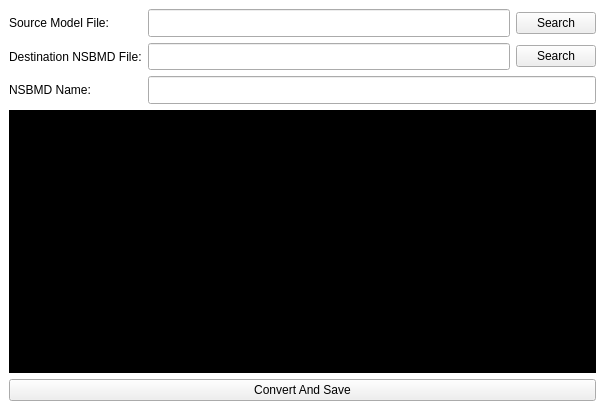
<?xml version="1.0" encoding="UTF-8"?>
<ui version="4.0">
 <class>ModelToNSBMD</class>
 <widget class="QMainWindow" name="ModelToNSBMD">
  <property name="geometry">
   <rect>
    <x>0</x>
    <y>0</y>
    <width>605</width>
    <height>410</height>
   </rect>
  </property>
  <property name="windowTitle">
   <string>MainWindow</string>
  </property>
  <property name="styleSheet">
   <string notr="true">QMainWindow {
background-color: rgb(255, 255, 255);
}</string>
  </property>
  <widget class="QWidget" name="centralwidget">
   <layout class="QVBoxLayout" name="verticalLayout">
    <item>
     <widget class="QWidget" name="widget" native="true">
      <property name="sizePolicy">
       <sizepolicy hsizetype="Expanding" vsizetype="Fixed">
        <horstretch>0</horstretch>
        <verstretch>0</verstretch>
       </sizepolicy>
      </property>
      <property name="minimumSize">
       <size>
        <width>0</width>
        <height>95</height>
       </size>
      </property>
      <property name="maximumSize">
       <size>
        <width>16777215</width>
        <height>95</height>
       </size>
      </property>
      <layout class="QHBoxLayout" name="horizontalLayout">
       <property name="leftMargin">
        <number>0</number>
       </property>
       <property name="topMargin">
        <number>0</number>
       </property>
       <property name="rightMargin">
        <number>0</number>
       </property>
       <property name="bottomMargin">
        <number>0</number>
       </property>
       <item>
        <layout class="QGridLayout" name="gridLayout">
         <item row="2" column="2">
          <widget class="QPushButton" name="searchPath1_pb">
           <property name="text">
            <string>Search</string>
           </property>
          </widget>
         </item>
         <item row="2" column="0">
          <widget class="QLabel" name="text1_label">
           <property name="sizePolicy">
            <sizepolicy hsizetype="Preferred" vsizetype="Preferred">
             <horstretch>0</horstretch>
             <verstretch>0</verstretch>
            </sizepolicy>
           </property>
           <property name="text">
            <string>Source Model File:</string>
           </property>
          </widget>
         </item>
         <item row="3" column="0">
          <widget class="QLabel" name="text2_label">
           <property name="text">
            <string>Destination NSBMD File:</string>
           </property>
          </widget>
         </item>
         <item row="2" column="1">
          <widget class="QLineEdit" name="path1_le">
           <property name="sizePolicy">
            <sizepolicy hsizetype="Expanding" vsizetype="Expanding">
             <horstretch>0</horstretch>
             <verstretch>0</verstretch>
            </sizepolicy>
           </property>
          </widget>
         </item>
         <item row="3" column="1">
          <widget class="QLineEdit" name="path2_le">
           <property name="sizePolicy">
            <sizepolicy hsizetype="Expanding" vsizetype="Expanding">
             <horstretch>0</horstretch>
             <verstretch>0</verstretch>
            </sizepolicy>
           </property>
          </widget>
         </item>
         <item row="3" column="2">
          <widget class="QPushButton" name="seachPath2_pb">
           <property name="sizePolicy">
            <sizepolicy hsizetype="Minimum" vsizetype="Fixed">
             <horstretch>0</horstretch>
             <verstretch>0</verstretch>
            </sizepolicy>
           </property>
           <property name="text">
            <string>Search</string>
           </property>
          </widget>
         </item>
         <item row="4" column="0">
          <widget class="QLabel" name="text3_label">
           <property name="text">
            <string>NSBMD Name:</string>
           </property>
          </widget>
         </item>
         <item row="4" column="1" colspan="2">
          <widget class="QLineEdit" name="path3_le">
           <property name="sizePolicy">
            <sizepolicy hsizetype="Expanding" vsizetype="Expanding">
             <horstretch>0</horstretch>
             <verstretch>0</verstretch>
            </sizepolicy>
           </property>
           <property name="maxLength">
            <number>16</number>
           </property>
          </widget>
         </item>
        </layout>
       </item>
      </layout>
     </widget>
    </item>
    <item>
     <widget class="QTextEdit" name="console_tb">
      <property name="styleSheet">
       <string notr="true">background-color: rgb(0, 0, 0);</string>
      </property>
      <property name="readOnly">
       <bool>true</bool>
      </property>
     </widget>
    </item>
    <item>
     <widget class="QPushButton" name="convert_pb">
      <property name="text">
       <string>Convert And Save</string>
      </property>
     </widget>
    </item>
   </layout>
  </widget>
 </widget>
 <tabstops>
  <tabstop>path1_le</tabstop>
  <tabstop>searchPath1_pb</tabstop>
  <tabstop>path2_le</tabstop>
  <tabstop>seachPath2_pb</tabstop>
  <tabstop>console_tb</tabstop>
  <tabstop>convert_pb</tabstop>
 </tabstops>
 <resources/>
 <connections/>
</ui>
